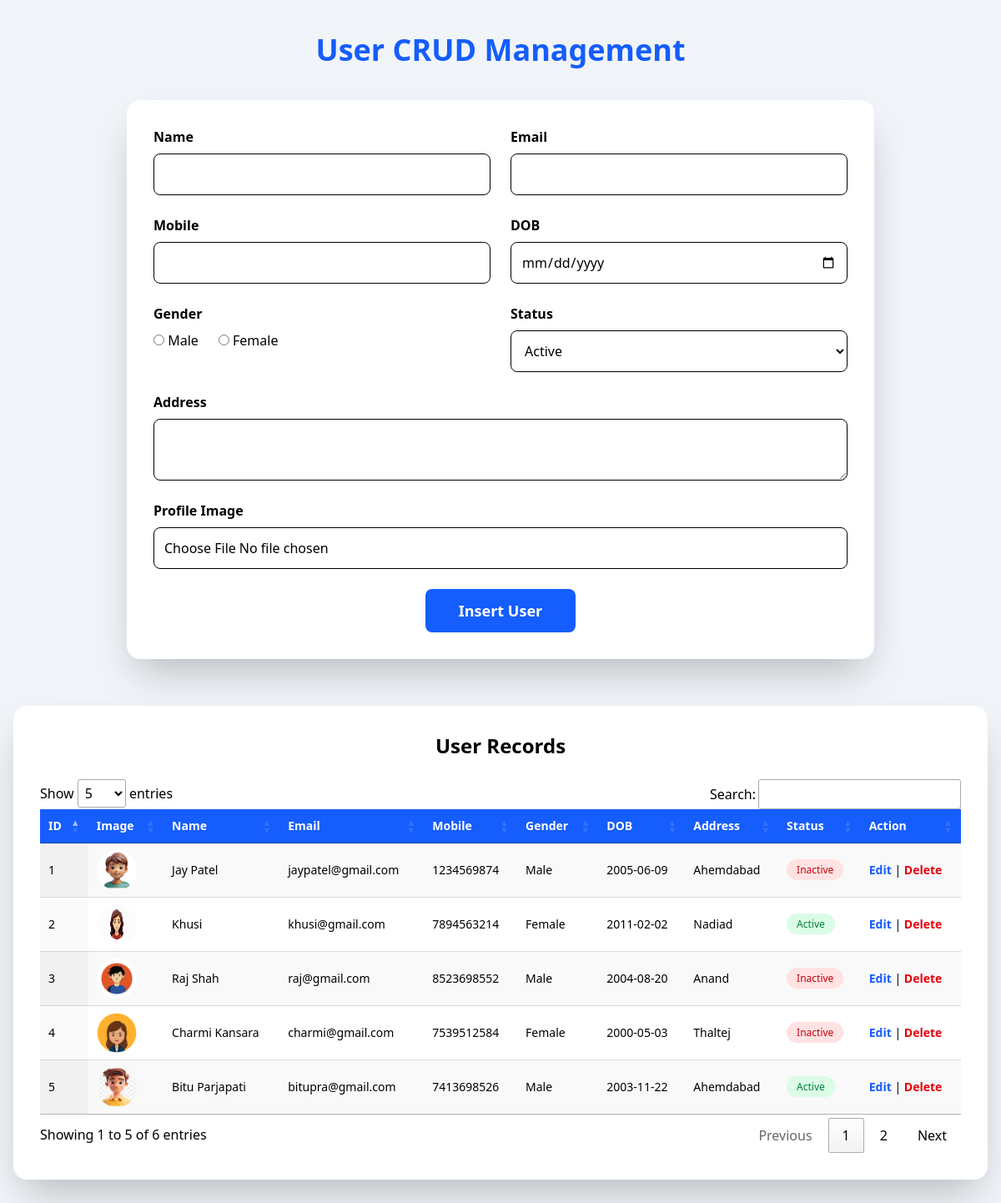
The page / on the database its author committed.
### tables this page shows
CREATE TABLE `users` (
  `id` int NOT NULL,
  `profile_img` varchar(255) DEFAULT NULL,
  `name` varchar(100) DEFAULT NULL,
  `email` varchar(100) DEFAULT NULL,
  `mobile` varchar(15) DEFAULT NULL,
  `gender` varchar(10) DEFAULT NULL,
  `date_of_birth` date DEFAULT NULL,
  `address` text,
  `status` tinyint(1) DEFAULT '1',
  `is_deleted` tinyint(1) DEFAULT '0'
);

### src/db.php (called while the page is built, shortened)
<?php
class db{
    var $con;
    function __construct()
    {
        try{
            $this->con = new PDO('mysql:host=localhost;dbname=UserData','root','Root@123');
            $this->con->setAttribute(PDO::ATTR_ERRMODE,PDO::ERRMODE_EXCEPTION);
        }
        catch(PDOException $e){
            echo $e->getMessage();
        }
    }
    function view()
    {
        $qry = "SELECT * FROM users WHERE is_deleted=0 ORDER BY id DESC";
        $stmt = $this->con->prepare($qry);
        $stmt->execute();
        return $stmt->fetchAll(PDO::FETCH_ASSOC);
    }
}
?>

### src/index.php (the view, shortened to what this page needs)
<?php
require "db.php";
$obj = new db();
$data=$obj->view();
?>
<html>
<head>
    <link href="output.css" rel="stylesheet">
    <link rel="stylesheet" href="https://cdn.datatables.net/1.13.6/css/jquery.dataTables.min.css">
</head>
<body class="bg-slate-100">
<div class="max-w-7xl mx-auto px-4 py-10">
    <h2 class="text-4xl font-bold text-center text-blue-600 mb-10">
        User CRUD Management
    </h2>
    <div class="bg-white shadow-2xl rounded-2xl p-8 max-w-4xl mx-auto">
        <form method="post" enctype="multipart/form-data" class="grid md:grid-cols-2 gap-6">
            <div>
                <label class="font-semibold">Name</label>
                <input type="text" name="name" required
                    class="w-full mt-2 p-3 border rounded-lg focus:ring-2 focus:ring-blue-400">
            </div>
            <div>
                <label class="font-semibold">Email</label>
                <input type="email" name="email" required
                    class="w-full mt-2 p-3 border rounded-lg focus:ring-2 focus:ring-blue-400">
            </div>
            <div>
                <label class="font-semibold">Mobile</label>
                <input type="text" name="mobile" required
                    class="w-full mt-2 p-3 border rounded-lg focus:ring-2 focus:ring-blue-400">
            </div>
            <div>
                <label class="font-semibold">DOB</label>
                <input type="date" name="dob"
                    class="w-full mt-2 p-3 border rounded-lg focus:ring-2 focus:ring-blue-400">
            </div>
            <div>
                <label class="font-semibold block mb-2">Gender</label>
                <div class="flex gap-6">
                    <label><input type="radio" name="gender" value="Male"> Male</label>
                    <label><input type="radio" name="gender" value="Female"> Female</label>
                </div>
            </div>
            <div>
                <label class="font-semibold">Status</label>
                <select name="status"
                    class="w-full mt-2 p-3 border rounded-lg focus:ring-2 focus:ring-blue-400">
                    <option value="1">Active</option>
                </select>
            </div>
            <div class="md:col-span-2">
                <label class="font-semibold">Address</label>
                <textarea name="address"
                    class="w-full mt-2 p-3 border rounded-lg focus:ring-2 focus:ring-blue-400"></textarea>
            </div>
            <div class="md:col-span-2">
                <label class="font-semibold">Profile Image</label>
                <input type="file" name="img" required
                    class="w-full mt-2 p-3 border rounded-lg bg-white">
            </div>
            <div class="md:col-span-2 text-center">
                <input type="submit" name="submit" value="Insert User"
                    class="bg-blue-600 hover:bg-blue-700 text-white px-10 py-3 rounded-lg text-lg font-semibold cursor-pointer">
            </div>
        </form>
    </div>
    <div class="bg-white shadow-2xl rounded-2xl p-8 mt-14">
        <h3 class="text-2xl font-bold mb-6 text-center">User Records</h3>
        <div class="overflow-x-auto">
            <table id="myTable" class="display w-full text-sm">
                <thead class="bg-blue-600 text-white">
                    <tr>
                        <th>ID</th>
                        <th>Image</th>
                        <th>Name</th>
                        <th>Email</th>
                        <th>Mobile</th>
                        <th>Gender</th>
                        <th>DOB</th>
                        <th>Address</th>
                        <th>Status</th>
                        <th>Action</th>
                    </tr>
                </thead>
                <tbody>
                    <?php foreach($data as $row){ ?>
                    <tr>
                        <td><?= $row['id']?></td>
                        <td><img src="uploads/<?= $row['profile_img']?>" class="w-12 h-12 rounded-full"></td>
                        <td><?= $row['name']?></td>
                        <td><?= $row['email']?></td>
                        <td><?= $row['mobile']?></td>
                        <td><?= $row['gender']?></td>
                        <td><?= $row['date_of_birth']?></td>
                        <td><?= $row['address']?></td>
                        <td>
                            <?php if($row['status']){ ?>
                                <span class="bg-green-100 text-green-700 px-3 py-1 rounded-full text-xs">Active</span>
                            <?php } else { ?>
                                <span class="bg-red-100 text-red-700 px-3 py-1 rounded-full text-xs">Inactive</span>
                            <?php } ?>
                        </td>
                        <td>
                            <a href="update.php?id=<?= $row['id']?>" class="text-blue-600 font-semibold">Edit</a> |
                            <a href="#" onclick="del(<?= $row['id']?>)" class="text-red-600 font-semibold">Delete</a>
                        </td>
                    </tr>
                    <?php } ?>
                </tbody>
            </table>
        </div>
    </div>
</div>
</body>
</html>

### rows shown on the page
users: id "5", profile_img (picture), name "Bitu Parjapati", email "bitupra@gmail.com", mobile "7413698526", gender "Male", date_of_birth "2003-11-22", address "Ahemdabad", status "Active"
users: id "4", profile_img (picture), name "Charmi Kansara", email "charmi@gmail.com", mobile "7539512584", gender "Female", date_of_birth "2000-05-03", address "Thaltej", status "Inactive"
users: id "3", profile_img (picture), name "Raj Shah", email "raj@gmail.com", mobile "8523698552", gender "Male", date_of_birth "2004-08-20", address "Anand", status "Inactive"
users: id "2", profile_img (picture), name "Khusi", email "khusi@gmail.com", mobile "7894563214", gender "Female", date_of_birth "2011-02-02", address "Nadiad", status "Active"
users: id "1", profile_img (picture), name "Jay Patel", email "jaypatel@gmail.com", mobile "1234569874", gender "Male", date_of_birth "2005-06-09", address "Ahemdabad", status "Inactive"
